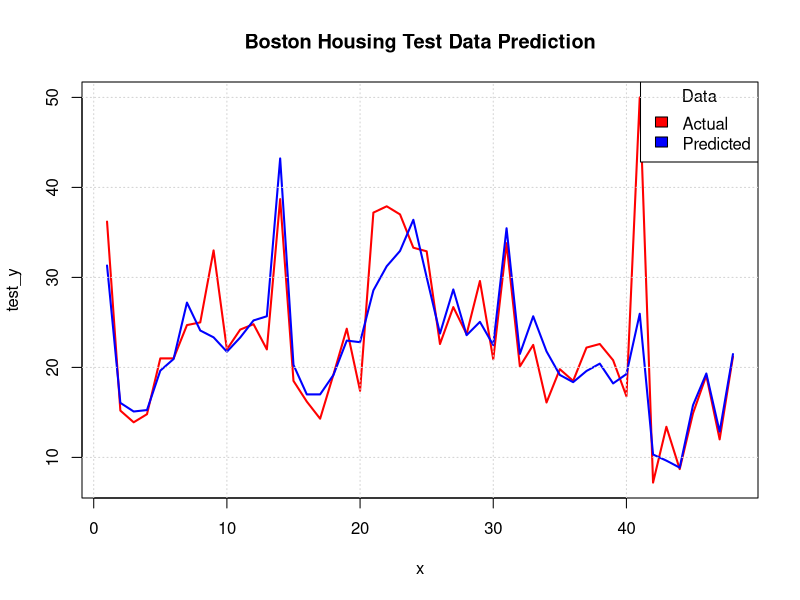

R code for this plot:
## ---- chunk 1
library(MASS)
library(MLmetrics)
library(caret)
## ---- chunk 2
boston <- MASS::Boston
head(boston)
## ---- chunk 3

x_scaled <- scale(boston[,-c(4,14)])[,]
boston_scaled <- cbind(x_scaled,boston[,c(4,14)])

head(boston_scaled)
## ---- chunk 4
indexes <- createDataPartition(boston$medv,p = .9,list = F)
train <- boston_scaled[indexes,]
test <-boston_scaled[-indexes,]

train_x <- train[,-14]
train_y <- train[,14]

test_x <- test[,-14]
test_y <- test[,14]


## ---- chunk 5
knnmodel <- knnreg(train_x,train_y,k=5)

pred_y <- predict(knnmodel,data.frame(test_x))

mape_test <- MAPE(pred_y,test_y)*100
rmse_test <- caret::RMSE(test_y, pred_y)

cat("MAPE: ",mape_test,"RMSE: ",rmse_test)
## ---- chunk 6
x = 1:length(test_y)
plot(x, test_y, col = "red", type = "l", lwd=2,
     main = "Boston Housing Test Data Prediction")
lines(x, pred_y, col = "blue", lwd=2)
legend("topright", title = "Data", legend = c("Actual", "Predicted"), 
       fill = c("red", "blue"), col = 2:3,  adj = c(0, 0.6))
grid() 
